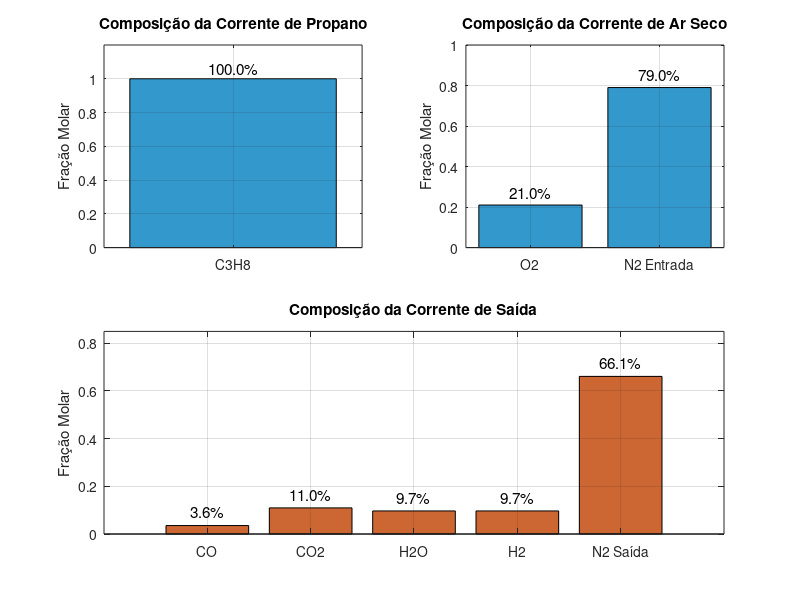

Recreate this plot in MATLAB.
clc;
clear all;
% ========================================================== %
% Objetivo: Resolver o sistema de equações lineares pelos métodos e definir a composição da corrente de saída:
%           1) Método de Cramer;
%           2) Método de Eliminação Gaussiana;
%           3) Método de Matriz inversa.
% ========================================================== %

% ======================= Hipóteses ======================== %
% 1) Reação global: a*C3H8 + b*O2 + c*N2 --> d*CO + e*CO2 + f*H2O + g*H2 + h*N2;
% 2) Temos que a razão molar entre CO e CO2 na saída é dada por: yCO/yCO2 = d/e = 0.324 --> d = 0.324*e;
% 3) Temos que a razão molar entre N2 e O2 na entrada é dada por: yN2/yO2 = c/b = 3,762 --> c = 3.762*b
% 4) O N2 não reage no processo (h=c);
% 5) Como base de cálculo, temos que a entrada de propano é de 1 mol (a=1);
% 6) A formação de H2 é equimolar a de H2O (g = f).
% ========================================================== %

% ===== Definindo o sistema em forma de matriz: Ax = b ===== %
% Definindo a matriz A 4x4 de coeficientes a partir das Equações definidas por balanço:
A = [ 0,  1,     1  ,  0;
      0,  0,     0  ,  2;
     -2,  1,     2  ,  1;
      0,  1,  -0.324,  0 ];
printf("-> Matriz A de coeficientes:\n"); disp(A);

% Definindo o vetor b 4x1 de solução/termos independentes:
b = [ 3;
      4;
      0;
      0 ];
printf("\n-> Vetor solução b:\n"); disp(b);
% ========================================================== %

% ==================== Método de Cramer ==================== %
function x = metodo_cramer(A, b)                                % Criando a função para cálculo a partir do método de Cramer
  n = length(b);                                                % Variável n com o mesmo tamanho do vetor b
  detA = det(A);                                                % Calculando o determinante da matriz A
  if abs(detA) < 1e-10                                          % Verificando se a matriz apresenta solução única
    disp("A matriz não apresenta solução única");
  end
  x = zeros(n,1);                                               % Cria um vetor x de variáveis a serem substituídas
  for i = 1:n                                                   % Realiza o loop para o cálculo seguindo o método de Cramer
    Ai = A;
    Ai(:,i) = b;
    x(i) = det(Ai)/detA;
  end
end
% ========================================================== %

% ============= Método de Eliminação de Gauss ============== %
function x = metodo_gauss(A, b)
  Ab = [A, b];                                                  % Cria a matriz aumentada
  n = length(b);

  for k = 1:n-1                                                 % Realiza o pivotamento caso necessário
    [~, p] = max(abs(Ab(k:n,k)));                               % Usa a sub coluna do pivô entre as linhas k e n tomando o maior módulo e retornando seu valor máximo
    p = p + k -1;
    if p ~= k                                                   % Realiza a troca das linhas pelo pivô
      temp = Ab(k,:); Ab(k,:) = Ab(p,:); Ab(p,:) = temp;
    end
    for i = k+1:n                                               % Inicia o loop para a eliminação progressiva
      fator = Ab(i,k)/Ab(k,k);
      Ab(i,k:n+1) = Ab(i,k:n+1) - fator*Ab(k,k:n+1);
    end
  end
  x = zeros(n,1);
  for i = n:-1:1                                                % Inicia o loop para a substituição regressiva
    x(i) = (Ab(i,end) - Ab(i,i+1:n)*x(i+1:n))/Ab(i,i);
  end
end
% ========================================================== %

% ================ Método de Matriz Inversa ================ %
function x = metodo_inversa(A, b)
  detA = det(A);
  if abs(detA) < 1e-10
    disp("A matriz não apresenta solução única!");
  end
  A_inv = inv(A);                                               % Calcula a matriz inversa de A
  x = A_inv * b;                                                % Realiza o método de matriz inversa:Ax = b --> A_inv * A * x = A_inv * b --> Ix = A_inv * b --> x = A_inv * b
end
% ========================================================== %

% ================= Chamada das resoluções ================= %
% Solução obtida nos métodos:
x_cramer = metodo_cramer(A, b);
x_gauss = metodo_gauss(A, b);
x_inv = metodo_inversa(A, b);
x_ref = A\b;                                                    % Solução referência do Octave para checar os resultados obtidos

% Composição final:
nt_prop = 1;                                                    % Número total de mols da corrente de entrada de Propano (F)
nitrog_i = 3.7619*x_ref(1);                                     % Número de mols de nitrogênio na corrente de entrada de Ar Seco (A)
nitrog_f = 3.7619*x_ref(1);                                     % Número de mols de nitrogênio na corrente de saída de Produtos (P)
nt_ar = x_ref(1) + nitrog_i;                                    % Número total de mols da corrente de entrada de Ar Seco (A)
h2_p = x_ref(4);                                                % Número de mols de H2 na corrente de saída de Produtos (P)
nt_p = x_ref(2) + x_ref(3) + x_ref(4) + h2_p + nitrog_f;        % Número total de mols da corrente de saída de Produtos (P)

xc_comp = [(1/nt_prop) (x_cramer(1)/nt_ar) (nitrog_i/nt_ar) (x_cramer(2)/nt_p) (x_cramer(3)/nt_p) (x_cramer(4)/nt_p) (h2_p/nt_p) (nitrog_f/nt_p)];
xg_comp = [(1/nt_prop) (x_gauss(1)/nt_ar) (nitrog_i/nt_ar) (x_gauss(2)/nt_p) (x_gauss(3)/nt_p) (x_gauss(4)/nt_p) (h2_p/nt_p) (nitrog_f/nt_p)];
xi_comp = [(1/nt_prop) (x_inv(1)/nt_ar) (nitrog_i/nt_ar) (x_inv(2)/nt_p) (x_inv(3)/nt_p) (x_inv(4)/nt_p) (h2_p/nt_p) (nitrog_f/nt_p)];
xr_comp = [(1/nt_prop) (x_ref(1)/nt_ar) (nitrog_i/nt_ar) (x_ref(2)/nt_p) (x_ref(3)/nt_p) (x_ref(4)/nt_p) (h2_p/nt_p) (nitrog_f/nt_p)];

%Print das resoluções:
printf("\nComposição a partir de resolução por Método de Cramer:\n"); disp(xc_comp);
printf("\nComposição a partir de resolução por Método de Eliminação de Gauss:\n"); disp(xg_comp);
printf("\nComposição a partir de resolução por Método de Matriz Inversa:\n"); disp(xi_comp);
printf("\nComposição a partir de resolução por Solução de referência do Octave:\n"); disp(xr_comp);
% ========================================================== %

% =============== Gráficos de Entrada/Saída ================ %
componentes_entrada = {'C3H8', 'O2', 'N2 Entrada'};
componentes_saida = {'CO', 'CO2', 'H2O', 'H2' , 'N2 Saída'};
xr_entrada = xr_comp(1:3);                                     % Valores de entrada - usando a composição de referência
xr_saida = xr_comp(4:8);                                       % Valores de saída - usando a composição de referência
figure;

% Subplot 1 - Entrada de Propano (C3H8):
subplot(2,2,1);
bar(xr_entrada(1), 'FaceColor', [0.2 0.6 0.8]);
title('Composição da Corrente de Propano');
ylabel('Fração Molar');
set(gca, 'XTickLabel', componentes_entrada(1));
xtickangle(45);
grid on;
ylim([0 1.2]);
text(1, xr_entrada(1)+0.06, sprintf('%.1f%%', xr_entrada(1)*100), 'HorizontalAlignment','center', 'FontSize', 11);

% Subplot 2 - Entrada de Ar seco (O2 e N2):
subplot(2,2,2);
bar(xr_entrada(2:3), 'FaceColor', [0.2 0.6 0.8]);
title('Composição da Corrente de Ar Seco');
ylabel('Fração Molar');
set(gca, 'XTickLabel', componentes_entrada(2:3));
xtickangle(45);
grid on;
ylim([0 1]);
for i = 1:length(xr_entrada(2:3))
    text(i, xr_entrada(i+1)+0.06, sprintf('%.1f%%', xr_entrada(i+1)*100), 'HorizontalAlignment','center', 'FontSize', 11);
end

% Subplot 3 - Saída:
subplot(2,2,3:4);
bar(xr_saida, 'FaceColor', [0.8 0.4 0.2]);
title('Composição da Corrente de Saída');
ylabel('Fração Molar');
set(gca, 'XTickLabel', componentes_saida);
xtickangle(45);
grid on;
ylim([0 0.85]);
for i = 1:length(xr_saida)
    text(i, xr_saida(i)+0.055, sprintf('%.1f%%', xr_saida(i)*100),'HorizontalAlignment','center', 'FontSize', 11);
end
% ========================================================== %


